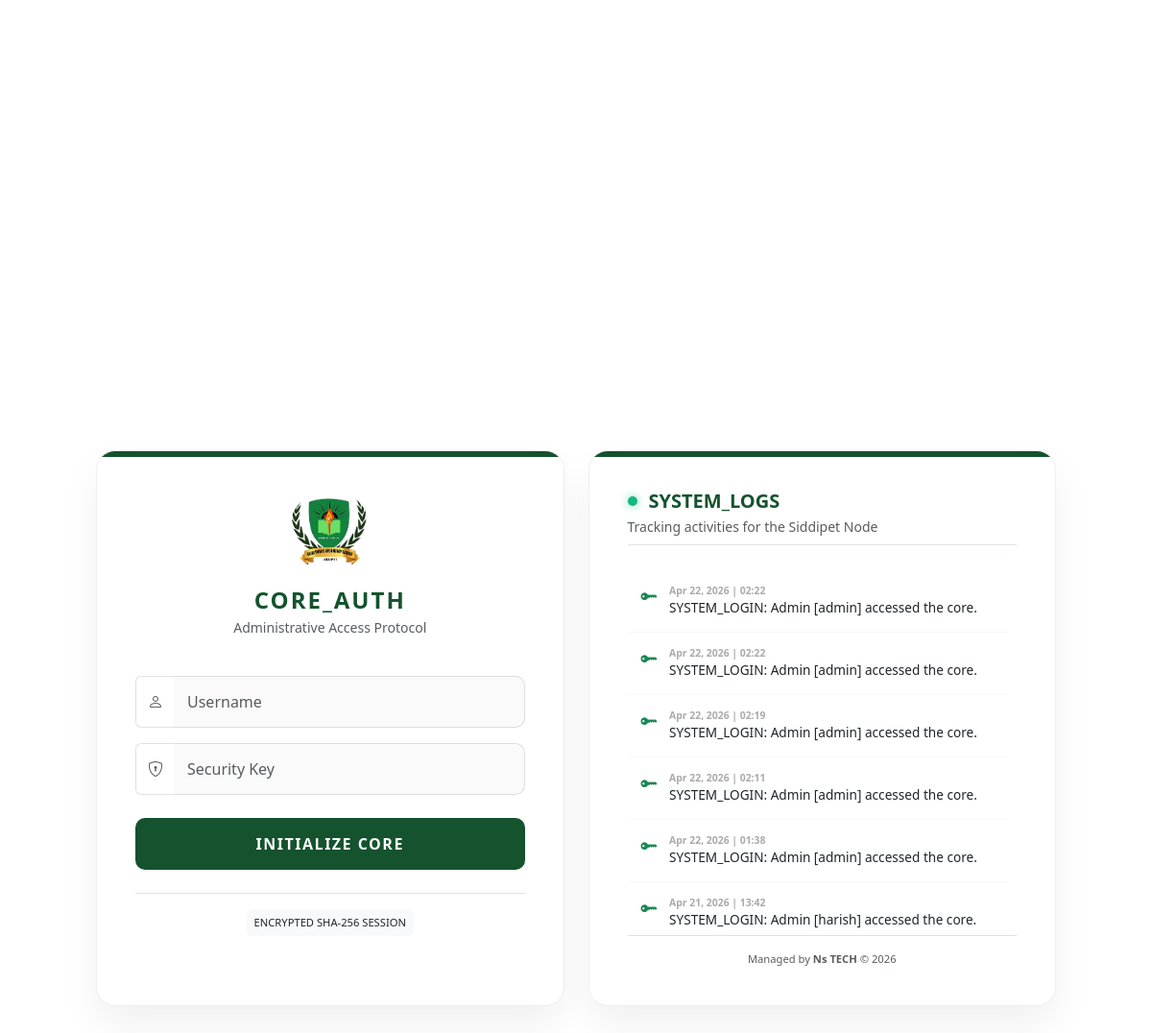
The page /admin/login.php on the database its author committed.
### tables this page shows
CREATE TABLE `logs` (
  `id` int(11) NOT NULL,
  `action` text DEFAULT NULL,
  `created_at` timestamp NOT NULL DEFAULT current_timestamp()
);

### admin/login.php (the view, shortened to what this page needs)
<?php
include '../config/db.php';
$log_query = "SELECT * FROM logs ORDER BY id DESC LIMIT 15";
$updates = $conn->query($log_query);
?>
<!DOCTYPE html>
<html lang="en">
<head>
    <link href="https://cdn.jsdelivr.net/npm/bootstrap@5.3.0/dist/css/bootstrap.min.css" rel="stylesheet">
    <link rel="stylesheet" href="https://cdn.jsdelivr.net/npm/bootstrap-icons@1.11.1/font/bootstrap-icons.css">
</head>
<body>
    <div class="text-layer">
    </div>
    <div class="main-wrapper">
        <div class="glass-card">
            <div class="text-center mb-4">
                <img src="../Upload/logo.JPEG" style="max-height: 85px; border-radius: 50%;" alt="DPSS Logo" onerror="this.src='https://cdn-icons-png.flaticon.com/512/2602/2602414.png'">
                <h4 class="fw-bold mt-3 mb-1" style="color: var(--p-green); letter-spacing: 2px;">CORE_AUTH</h4>
                <p class="text-muted small">Administrative Access Protocol</p>
            </div>
            <form method="POST" action="">
                <div class="mb-3">
                    <div class="input-group">
                        <span class="input-group-text bg-white border-end-0 text-muted"><i class="bi bi-person"></i></span>
                        <input type="text" name="username" class="form-control border-start-0" placeholder="Username" required>
                    </div>
                </div>
                <div class="mb-4">
                    <div class="input-group">
                        <span class="input-group-text bg-white border-end-0 text-muted"><i class="bi bi-shield-lock"></i></span>
                        <input type="password" name="password" class="form-control border-start-0" placeholder="Security Key" required>
                    </div>
                </div>
                <button type="submit" class="btn btn-matrix">INITIALIZE CORE</button>
            </form>
            <div class="mt-4 pt-3 border-top text-center">
                <span class="badge bg-light text-dark fw-normal p-2" style="font-size: 0.7rem;">
                    ENCRYPTED SHA-256 SESSION
                </span>
            </div>
        </div>
        <div class="glass-card">
            <div class="d-flex align-items-center mb-1">
                <span class="pulse"></span>
                <h5 class="m-0 fw-bold" style="color: var(--p-green);">SYSTEM_LOGS</h5>
            </div>
            <p class="text-muted small border-bottom pb-2">Tracking activities for the Siddipet Node</p>
            <div class="notice-scroll">
                <?php if ($updates && $updates->num_rows > 0): ?>
                    <?php while ($row = $updates->fetch_assoc()): ?>
                        <div class="notice-item">
                            <?php
                                $icon = "bi-dot"; $color = "text-secondary";
                                if (strpos($row['action'], 'LOGIN') !== false) { $icon = "bi-key-fill"; $color = "text-success"; }
                                if (strpos($row['action'], 'MODIFIED') !== false) { $icon = "bi-pencil-fill"; $color = "text-warning"; }
                            ?>
                            <i class="bi <?= $icon ?> <?= $color ?>"></i>
                            <div>
                                <span class="d-block fw-bold" style="font-size: 0.65rem; color: #aaa;">
                                    <?= date('M d, Y | H:i', strtotime($row['created_at'])) ?>
                                </span>
                                <span class="text-dark"><?= htmlspecialchars($row['action']) ?></span>
                            </div>
                        </div>
                    <?php endwhile; ?>
                <?php endif; ?>
            </div>
            <div class="mt-auto pt-3 text-center small text-muted border-top" style="font-size: 0.7rem;">
                Managed by <b>Ns TECH</b> &copy; 2026
            </div>
        </div>
    </div>
</body>
</html>

### admin/login.php (style rules this page uses)
:root { --p-green: #14532d; --accent-gold: #fbbf24; --pure-white: #ffffff; --border-color: #eee; }
body { background: var(--pure-white); min-height: 100vh; display: flex; align-items: center; justify-content: center; margin: 0; padding: 20px; font-family: 'Segoe UI', Roboto, sans-serif; overflow-x: hidden; }
.text-layer { position: fixed; top: 0; left: 0; width: 100%; height: 100%; z-index: 1; pointer-events: none; }
.main-wrapper { display: flex; z-index: 10; max-width: 1000px; width: 100%; gap: 25px; animation: fadeIn 0.8s ease-out; }
.glass-card { background: #fff; flex: 1; padding: 40px; border-radius: 20px; border: 1px solid var(--border-color); box-shadow: 0 20px 40px rgba(0,0,0,0.06); position: relative; overflow: hidden; display: flex; flex-direction: column; }
.glass-card::before { content: ''; position: absolute; top: 0; left: 0; right: 0; height: 6px; background: var(--p-green); }
.notice-scroll { overflow-y: auto; max-height: 380px; padding-right: 8px; margin-top: 10px; }
.notice-item { padding: 14px; border-bottom: 1px solid #f8f8f8; font-size: 0.85rem; color: #444; transition: 0.3s; display: flex; gap: 12px; align-items: start; }
.notice-item i { font-size: 1.1rem; }
.form-control { border: 1px solid #ddd; padding: 14px; border-radius: 10px; background: #fafafa; }
.btn-matrix { background: var(--p-green); color: #fff; font-weight: 700; width: 100%; padding: 15px; border: none; border-radius: 10px; transition: 0.4s; letter-spacing: 1.5px; }
.pulse { height: 10px; width: 10px; background: #10b981; border-radius: 50%; display: inline-block; margin-right: 12px; box-shadow: 0 0 10px rgba(16, 185, 129, 0.6); animation: pulse-ring 2s infinite; }

### rows shown on the page
logs: created_at "Apr 22, 2026 | 02:22", action "SYSTEM_LOGIN: Admin [admin] accessed the core."
logs: created_at "Apr 22, 2026 | 02:22", action "SYSTEM_LOGIN: Admin [admin] accessed the core."
logs: created_at "Apr 22, 2026 | 02:19", action "SYSTEM_LOGIN: Admin [admin] accessed the core."
logs: created_at "Apr 22, 2026 | 02:11", action "SYSTEM_LOGIN: Admin [admin] accessed the core."
logs: created_at "Apr 22, 2026 | 01:38", action "SYSTEM_LOGIN: Admin [admin] accessed the core."
logs: created_at "Apr 21, 2026 | 13:42", action "SYSTEM_LOGIN: Admin [harish] accessed the core."
